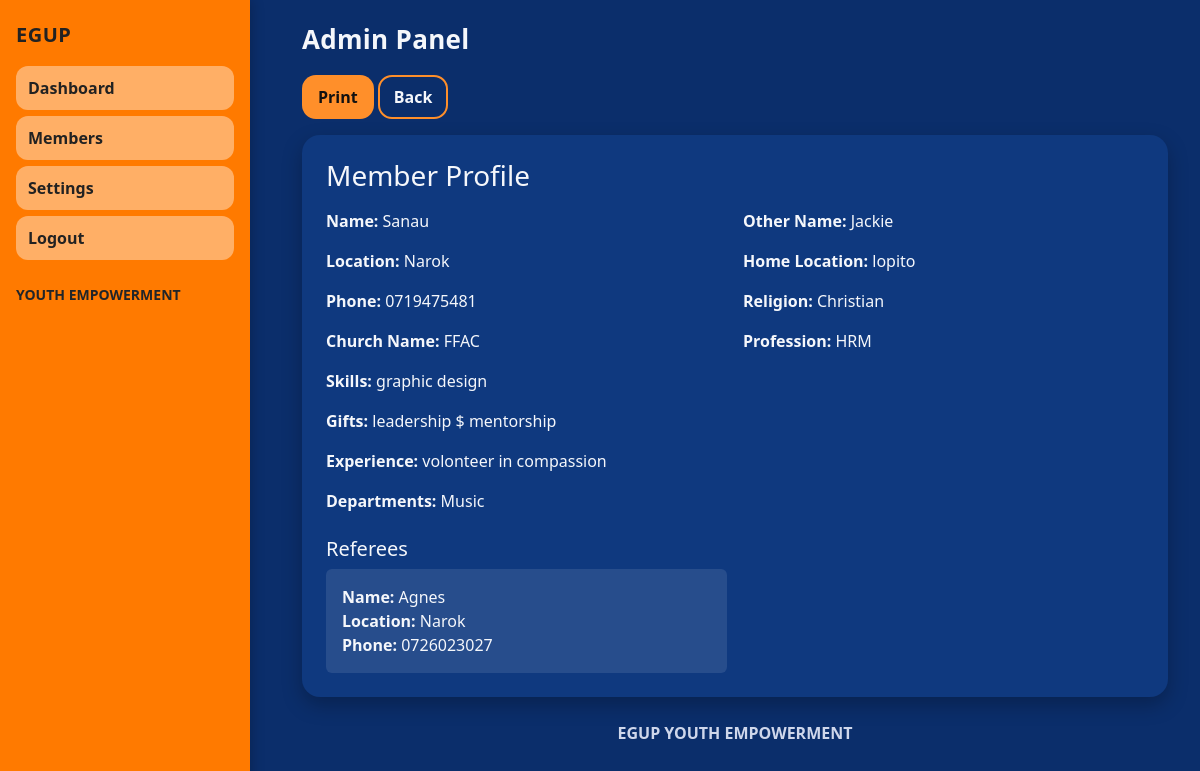
Page /admin/print/4 (signed in) on the committed database.
### app.py (models this page shows)
class Member(db.Model):
    id = db.Column(db.Integer, primary_key=True)
    name = db.Column(db.String(120), nullable=False)
    other_name = db.Column(db.String(120))
    location = db.Column(db.String(120))
    home_location = db.Column(db.String(120))
    phone = db.Column(db.String(50))
    religion = db.Column(db.String(120))
    church_name = db.Column(db.String(120))
    profession = db.Column(db.String(120))
    skills = db.Column(db.Text)      # comma-separated
    gifts = db.Column(db.Text)       # comma-separated
    experience = db.Column(db.Text)
    departments = db.Column(db.Text)
    referees_json = db.Column(db.Text)
    approved = db.Column(db.Boolean, default=False)
    created_at = db.Column(db.DateTime, default=datetime.utcnow)

### app.py (the view)
@app.route('/admin/print/<int:member_id>')
@login_required
def admin_print(member_id):
    m = Member.query.get_or_404(member_id)
    return render_template('print_member.html', m=m, referees=json.loads(m.referees_json or '[]'))

### app.py (called while the page is built)
@login_manager.user_loader
def load_user(user_id):
    return AdminUser.query.get(int(user_id))

### templates/print_member.html
{% extends "base.html" %}
{% block content %}
<div class="no-print mb-3">
  <a class="btn btn-egup" href="#" onclick="window.print()">Print</a>
  <a class="btn btn-outline-egup" href="{{ url_for('admin_members') }}">Back</a>
</div>
<div class="card card-soft p-4">
  <h3 class="mb-3">Member Profile</h3>
  <div class="row g-3">
    <div class="col-md-6"><strong>Name:</strong> {{ m.name }}</div>
    <div class="col-md-6"><strong>Other Name:</strong> {{ m.other_name }}</div>
    <div class="col-md-6"><strong>Location:</strong> {{ m.location }}</div>
    <div class="col-md-6"><strong>Home Location:</strong> {{ m.home_location }}</div>
    <div class="col-md-6"><strong>Phone:</strong> {{ m.phone }}</div>
    <div class="col-md-6"><strong>Religion:</strong> {{ m.religion }}</div>
    <div class="col-md-6"><strong>Church Name:</strong> {{ m.church_name }}</div>
    <div class="col-md-6"><strong>Profession:</strong> {{ m.profession }}</div>
    <div class="col-12"><strong>Skills:</strong> {{ m.skills }}</div>
    <div class="col-12"><strong>Gifts:</strong> {{ m.gifts }}</div>
    <div class="col-12"><strong>Experience:</strong> {{ m.experience }}</div>
    <div class="col-12"><strong>Departments:</strong> {{ m.departments }}</div>
  </div>
  <h5 class="mt-4">Referees</h5>
  <div class="row g-3">
    {% for r in referees if r.name or r.location or r.phone %}
    <div class="col-md-6">
      <div class="p-3 rounded" style="background: rgba(255,255,255,0.1);">
        <div><strong>Name:</strong> {{ r.name }}</div>
        <div><strong>Location:</strong> {{ r.location }}</div>
        <div><strong>Phone:</strong> {{ r.phone }}</div>
      </div>
    </div>
    {% else %}
    <div class="col-12 text-muted">None provided.</div>
    {% endfor %}
  </div>
</div>
{% endblock %}

### templates/base.html (shortened to what this page needs)
<!DOCTYPE html>
<html lang="en">
<head>
  <link href="https://cdn.jsdelivr.net/npm/bootstrap@5.3.3/dist/css/bootstrap.min.css" rel="stylesheet"/>
  <link rel="stylesheet" href="{{ url_for('static', filename='css/style.css') }}">
</head>
<body>
  {% if current_user.is_authenticated %}
  <div class="nav-vertical">
    <div class="brand mb-3">EGUP</div>
    <a class="nav-link" href="{{ url_for('admin_dashboard') }}">Dashboard</a>
    <a class="nav-link" href="{{ url_for('admin_members') }}">Members</a>
    <a class="nav-link" href="{{ url_for('admin_settings') }}">Settings</a>
    <a class="nav-link" href="{{ url_for('admin_logout') }}">Logout</a>
    <div class="mt-4 small text-dark fw-bold">YOUTH EMPOWERMENT</div>
  </div>
  <div class="main">
    <div class="container-fluid">
      <div class="header-bar mb-3">
        <div class="header-title">Admin Panel</div>
      </div>
      {% block content %}{% endblock %}
      <div class="footer">EGUP YOUTH EMPOWERMENT</div>
    </div>
  </div>
  {% endif %}
</body>
</html>

### static/css/style.css (style rules this page uses)
:root { --bg: #0b2e6b; --nav: #ff7a00; --card: #0f397f; --text: #f5f7fb; --muted: #cfd7eb; --accent: #ffd6ad; --btn: #ff8f2a; --btn-hover: #ffa352; --success: #36d399; --danger: #f87272; --warning: #fbbd23; }
html, body { height: 100%; }
body { background: var(--bg); color: var(--text); }
a, .link-light { color: #fff; }
.nav-vertical { position: fixed; top: 0; left: 0; bottom: 0; width: 250px; background: var(--nav); padding: 20px 16px; overflow-y: auto; box-shadow: 2px 0 12px rgba(0,0,0,0.2); }
.nav-vertical .brand { font-size: 20px; font-weight: 800; letter-spacing: .5px; color: #222; }
.nav-vertical a.nav-link { color: #222; font-weight: 600; border-radius: 12px; padding: 10px 12px; margin: 6px 0; background: rgba(255,255,255,0.4); transition: transform .1s ease, background .2s ease; }
.main { margin-left: 270px; padding: 20px; }
.card-soft { background: var(--card); border: none; border-radius: 18px; box-shadow: 0 8px 20px rgba(0,0,0,0.25); color: var(--text); }
.header-bar { display: flex; align-items: center; justify-content: space-between; gap: 12px; }
.header-title { font-size: 26px; font-weight: 800; letter-spacing: .3px; }
.footer { color: var(--muted); text-align: center; padding: 24px 12px; font-weight: 600; }
.btn-egup { background: var(--btn); border: none; color: #111; font-weight: 700; border-radius: 14px; padding: 10px 16px; transition: transform .06s ease, box-shadow .2s ease, background .2s ease; }
.btn-outline-egup { border: 2px solid var(--btn); color: var(--text); font-weight: 700; border-radius: 14px; padding: 8px 14px; }

### rows in the picture
Member: name "Sanau", other_name "Jackie", location "Narok", home_location "lopito", phone "0719475481", religion "Christian", church_name "FFAC", profession "HRM", skills "graphic design", gifts "leadership $ mentorship", experience "volonteer in compassion", departments "Music", name "Agnes", phone "0726023027"
